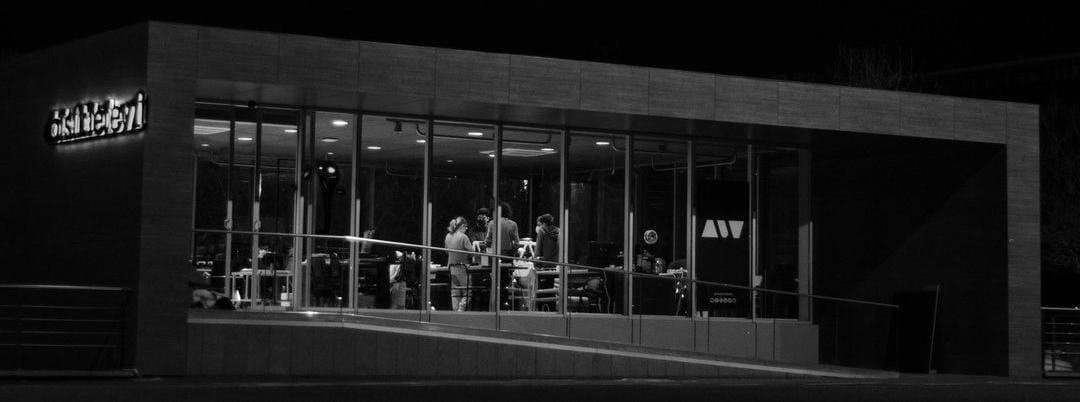
#> input picture auv_teleop/images/auv_atolye.jpg, 1080 x 402 px; its folder holds only this picture in this run
$ python valve_label_viewer.py
#> lines starting #> are read from the running program, lines starting #| are printed output that depends on the picture; after the words box and inside, x2 and y2 are one past the last pixel; in counts of white or black regions, pixels touching at a corner belong together
#!/usr/bin/env python3
"""
Viewer for YOLO-pose valve labels generated by sim_auto_labeler.py.

Usage:
    python3 valve_label_viewer.py [--dataset ~/yolo_valve_dataset]
    rosrun auv_vision valve_label_viewer.py

Controls:
    D / Right arrow  — next image
    A / Left arrow   — previous image
    X                — delete current image + label, advance to next
    Q                — quit
"""

import os
import sys
import glob
import argparse
import cv2
import numpy as np

BBOX_COLOR = (220, 180, 0)

# OpenCV raw keycodes for arrow keys (Linux/X11).
KEY_LEFT  = 65361
KEY_RIGHT = 65363


def parse_args():
    parser = argparse.ArgumentParser()
    parser.add_argument("--dataset", default=os.path.expanduser("~/yolo_valve_dataset"),
                        help="Path to dataset directory (contains images/ and labels/)")
    return parser.parse_args()


def draw_labels(img, label_path):
    h, w = img.shape[:2]
    if not os.path.exists(label_path):
        return
    with open(label_path) as f:
        for line in f:
            fields = line.strip().split()
            if len(fields) < 5:
                continue
            x_c, y_c, bw, bh = map(float, fields[1:5])
            x1 = int((x_c - bw / 2) * w)
            y1 = int((y_c - bh / 2) * h)
            x2 = int((x_c + bw / 2) * w)
            y2 = int((y_c + bh / 2) * h)
            cv2.rectangle(img, (x1, y1), (x2, y2), BBOX_COLOR, 2)

            kp_data = fields[5:]
            for i in range(0, len(kp_data) - 2, 3):
                kp_x = int(float(kp_data[i])     * w)
                kp_y = int(float(kp_data[i + 1]) * h)
                vis  = int(kp_data[i + 2])
                if vis == 2:
                    img[kp_y:kp_y + 2, kp_x:kp_x + 2] = (255, 0, 0)


def main():
    args = parse_args()
    images_dir = os.path.join(args.dataset, "images")
    labels_dir = os.path.join(args.dataset, "labels")

    image_paths = sorted(glob.glob(os.path.join(images_dir, "*.jpg")))
    if not image_paths:
        print(f"No images found in {images_dir}")
        sys.exit(1)

    print(f"Found {len(image_paths)} images.")
    print("  D / → : next    A / ← : previous    X : delete    Q : quit")

    idx     = 0
    deleted = 0
    win     = "Valve Labels  [ D/→ next | A/← prev | X delete | Q quit ]"
    cv2.namedWindow(win, cv2.WINDOW_NORMAL)

    while image_paths:
        img_path   = image_paths[idx]
        stem       = os.path.splitext(os.path.basename(img_path))[0]
        label_path = os.path.join(labels_dir, stem + ".txt")

        img = cv2.imread(img_path)
#> img is the input picture: shape (402, 1080, 3); min 0, max 255, mean 27.5
        if img is None:
            image_paths.pop(idx)
            idx = min(idx, len(image_paths) - 1)
            continue

        draw_labels(img, label_path)

        status = f"{stem}   {idx + 1} / {len(image_paths)}"
        cv2.putText(img, status, (10, 24), cv2.FONT_HERSHEY_SIMPLEX, 0.6, (200, 200, 200), 1)
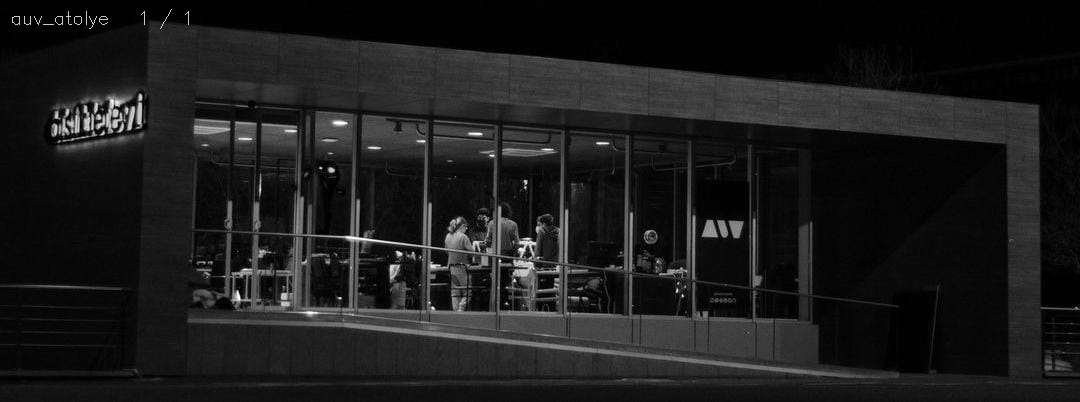
#> img: shape (402, 1080, 3); 0.06% of pixels changed, all inside (x1, y1, x2, y2) = (12, 9, 189, 29)
        cv2.imshow(win, img)

        key = cv2.waitKey(0)
#> (key q is pressed here)
        ch  = key & 0xFF

        if ch == ord("q"):
            break
        elif ch == ord("d") or key == KEY_RIGHT:
            idx = min(idx + 1, len(image_paths) - 1)
        elif ch == ord("a") or key == KEY_LEFT:
            idx = max(idx - 1, 0)
        elif ch == ord("x"):
            os.remove(img_path)
            if os.path.exists(label_path):
                os.remove(label_path)
            deleted += 1
            print(f"Deleted {stem}")
            image_paths.pop(idx)
            if not image_paths:
                print("No images remaining.")
                break
            idx = min(idx, len(image_paths) - 1)

    cv2.destroyAllWindows()
    print(f"Done. {deleted} image(s) deleted.")


if __name__ == "__main__":
    main()
